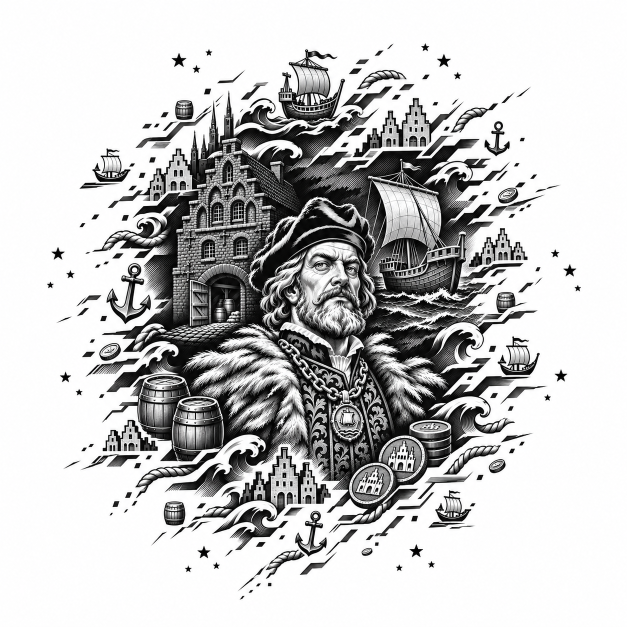
#> input picture models/gaming/patrizier2/ausgangsmotiv-v6.png, 1254 x 1254 px (shown at 1/2 size)
$ python gestalte_motiv_v6.py
#> lines starting #> are read from the running program, lines starting #| are printed output that depends on the picture
from pathlib import Path
from PIL import Image, ImageOps
p = Path(__file__).resolve().parent
im = ImageOps.fit(Image.open(p/'ausgangsmotiv-v6.png').convert('L'), (1024, 1024), method=Image.Resampling.LANCZOS)
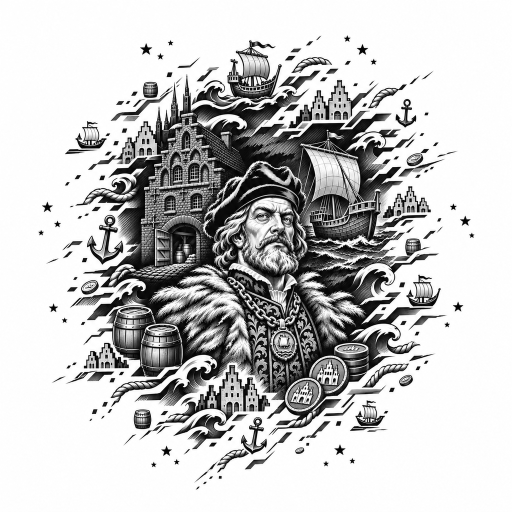
#> im: PIL image 1024x1024 L (shown at 1/2 size); min 0, max 255, mean 197.5
im = im.resize((850, 960), Image.Resampling.LANCZOS)
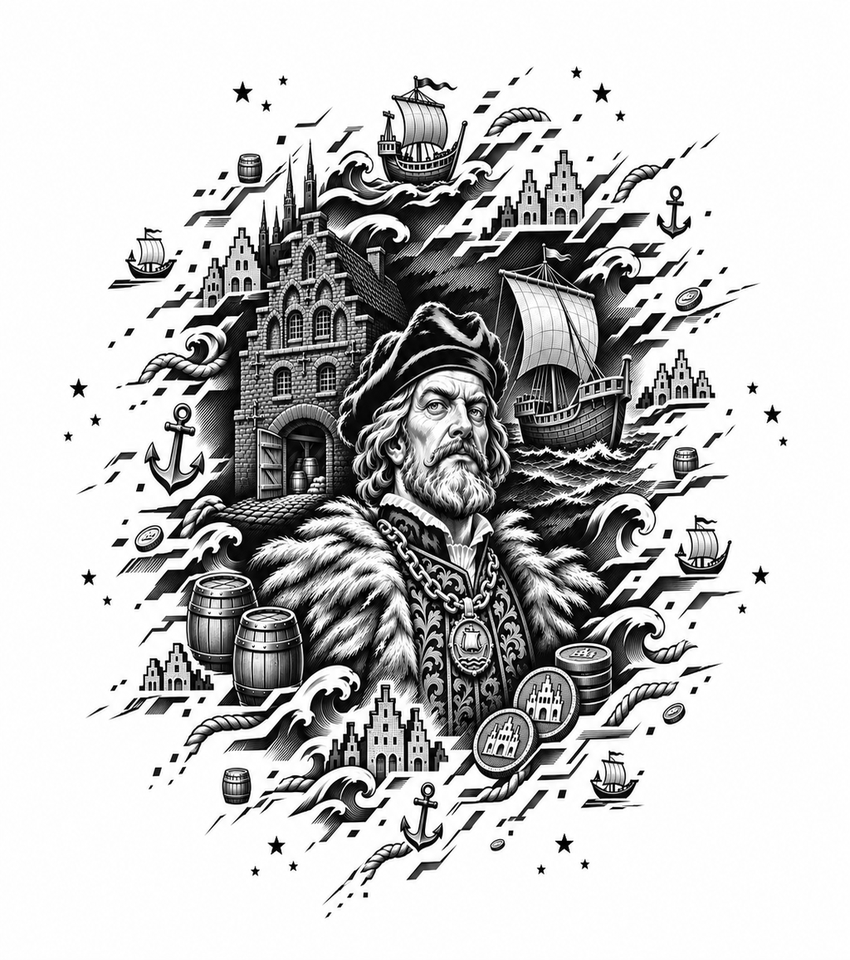
#> im: PIL image 850x960 L; min 0, max 255, mean 197.5
canvas = Image.new('L',(1024,1024),255)
#> canvas: PIL image 1024x1024 L; every value is 255
canvas.paste(im, ((1024-im.width)//2,(1024-im.height)//2))
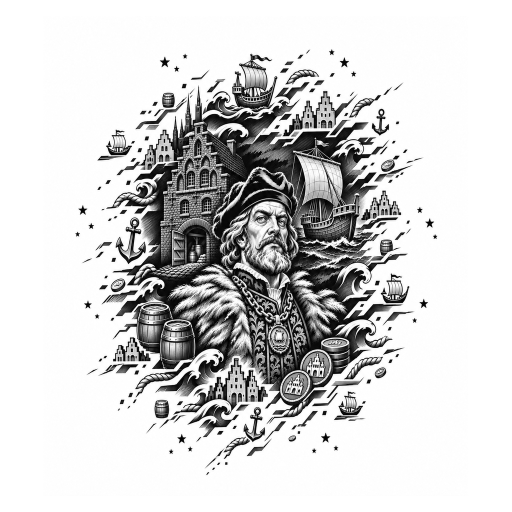
#> canvas: PIL image 1024x1024 L (shown at 1/2 size); min 0, max 255, mean 210.2
canvas.save(p/'motiv-v6.png')

$ run again, with models/gaming/patrizier2/motiv-v3.png copied over models/gaming/patrizier2/ausgangsmotiv-v6.png
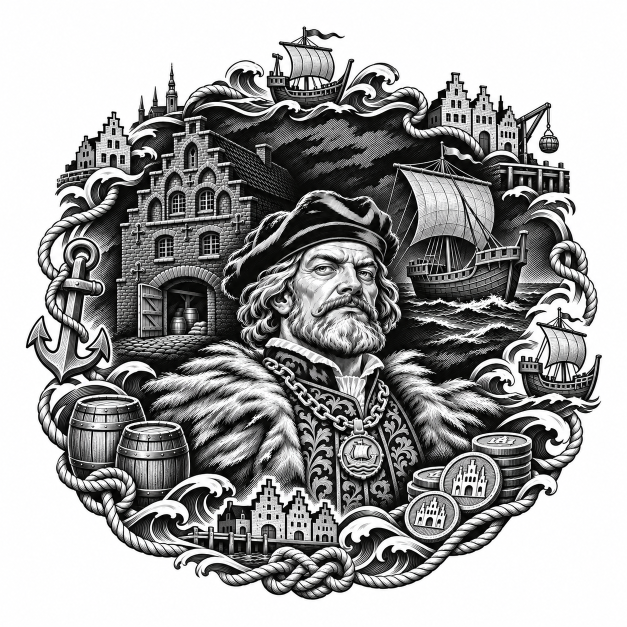
#> input picture models/gaming/patrizier2/motiv-v3.png, 1254 x 1254 px (shown at 1/2 size)
#> `im = im.resize((850, 960), Image.Resampling.LANCZOS)`:
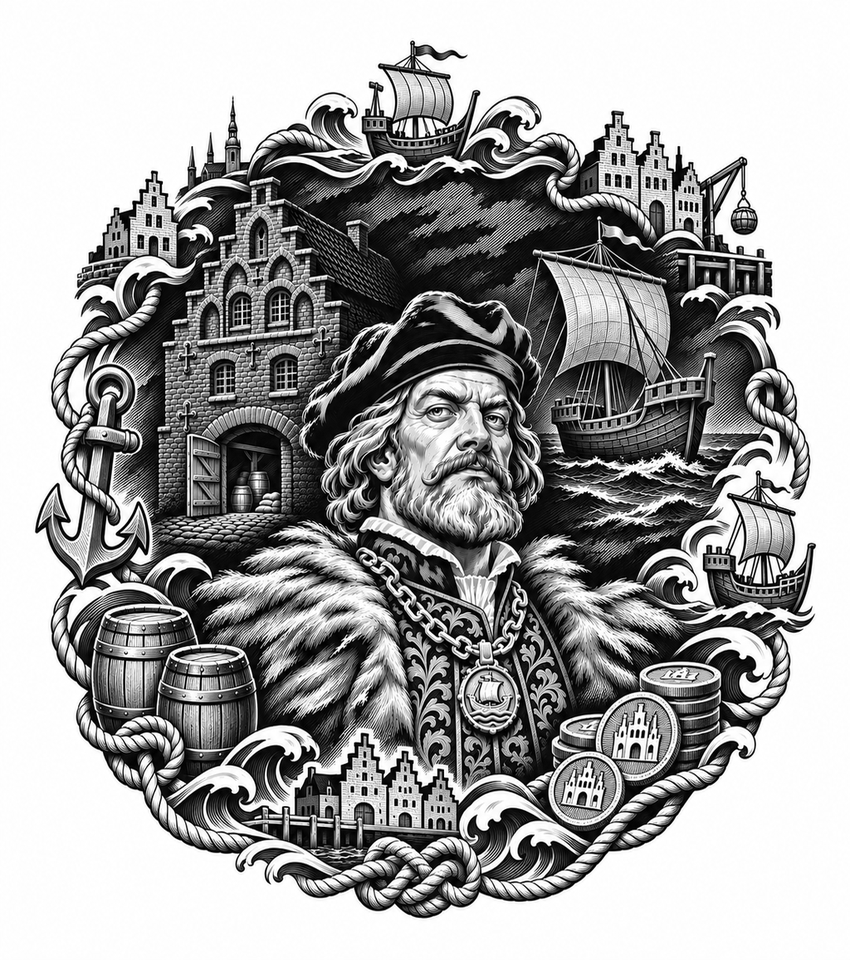
#> im: PIL image 850x960 L; min 0, max 255, mean 162.4
#> `canvas.paste(im, ((1024-im.width)//2,(1024-im.height)//2))`:
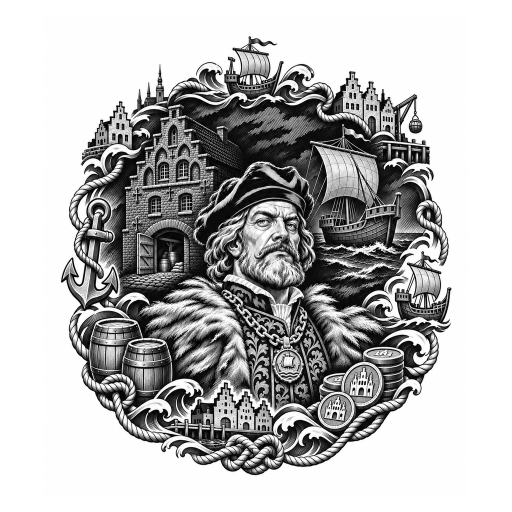
#> canvas: PIL image 1024x1024 L (shown at 1/2 size); min 0, max 255, mean 183
